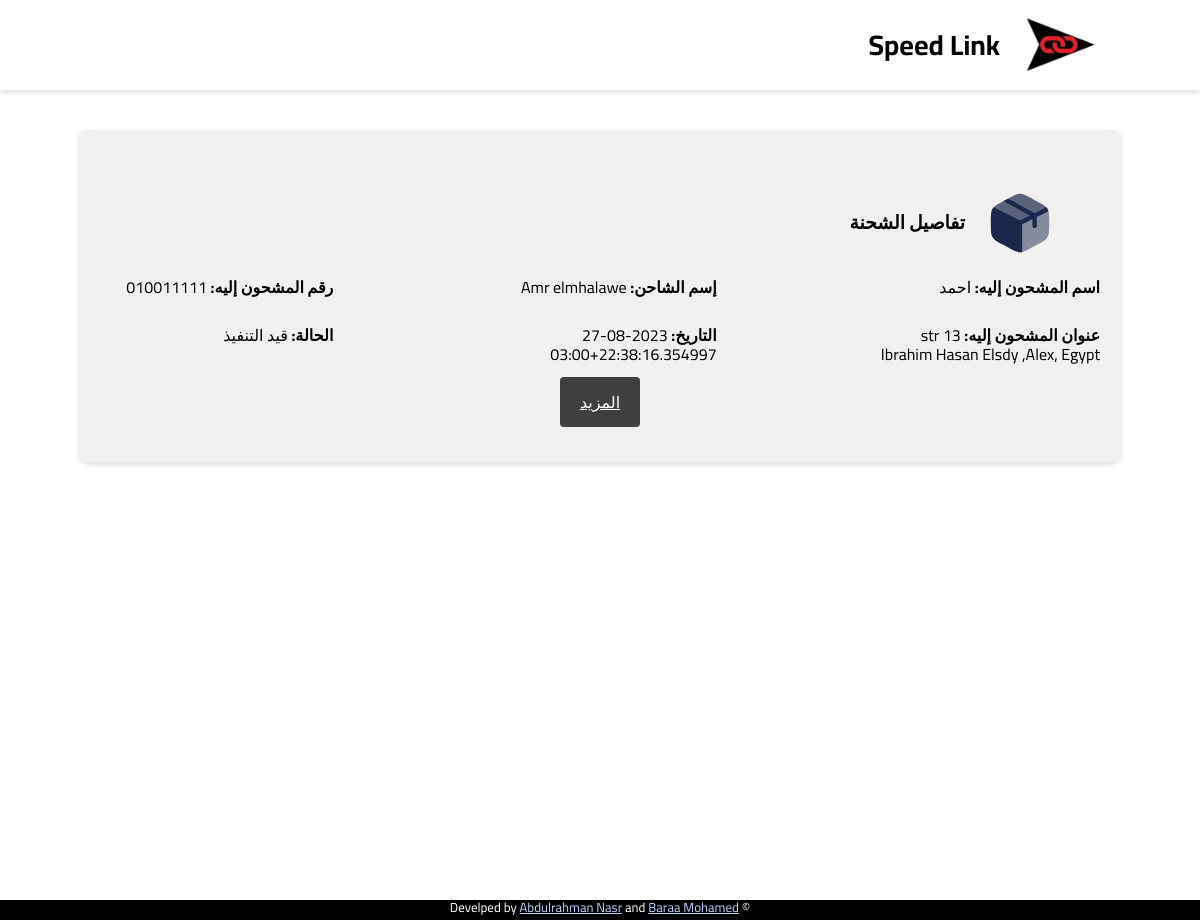
Screenshot of /viweshipping with the database file from the repository.
### app.py (models this page shows)
class Shipment(db.Model):
    id = db.Column(db.Integer, primary_key=True)
    barcode = db.Column(db.String(15))
    shipper_username = db.Column(db.Integer)
    status = db.Column(db.String(50))
    delivery_id = db.Column(db.Integer)
    shipper_name = db.Column(db.String(100))
    shipper_phone_1 = db.Column(db.String(11))
    shipper_phone_2 = db.Column(db.String(11))
    shipper_address = db.Column(db.String(200))
    shipper_city = db.Column(db.String(100))
    shipper_wallet_code = db.Column(db.String(15))
    shipper_note = db.Column(db.Text)
    recipient_name = db.Column(db.String(100))
    recipient_phone_1 = db.Column(db.String(15))
    recipient_phone_2 = db.Column(db.String(15))
    recipient_address = db.Column(db.String(200))
    recipient_city = db.Column(db.String(100))
    recipient_note = db.Column(db.Text)
    pprice = db.Column(db.Integer)
    dprice = db.Column(db.Integer)
    tprice = db.Column(db.Integer)
    shipment_status = db.Column(db.String(100))
    date = db.Column(db.String(23))
    accepted = db.Column(db.Boolean)
    delivery_date = db.Column(db.String(20))
    aws_code = db.Column(db.String(25))
    how = db.Column(db.String(25))

### app.py (the view)
@app.route('/viweshipping')
def viweshipping():
    s = Shipment.query.filter_by(status='New Add').all()
    return render_template('allshipments.html',allS=s)

### templates/allshipments.html (shortened to what this page needs)
<!DOCTYPE html>
<html lang="en">
<head>
    <link rel="stylesheet" href="{{ url_for('static',filename='css/style.css')}}" />
    <link rel="stylesheet" href="https://cdnjs.cloudflare.com/ajax/libs/normalize/8.0.1/normalize.min.css"
    />
</head>
<body dir="rtl">
    <header class="header">
        <div class="logo">
            <img src="{{ url_for('static',filename='images/logo.jpg')}}" alt="Speed Link Logo" />
            <h1 class="name">Speed Link</h1>
        </div>
    </header>
    <div class="container">
        <div class="grid-container">
            {% for item in allS%}
            <div class="card">
                <br />
                <div class="card-header">
                    <img src="{{ url_for('static',filename='images/box.svg')}}" alt="Image 1" />
                    <h3>تفاصيل الشحنة</h3>
                </div>
                <div class="card-content">
                    <p>
                        <strong>اسم المشحون إليه:</strong> {{ item.recipient_name }}
                    </p>
                    <p>
                        <strong>إسم الشاحن:</strong> {{ item.shipper_name }}
                    </p>
                    <p>
                        <strong>رقم المشحون إليه:</strong> {{ item.recipient_phone_1 }}
                    </p>
                    <p>
                        <strong>عنوان المشحون إليه:</strong> {{ item.recipient_address }}
                    </p>
                    <p>
                        <strong>التاريخ:</strong> {{ item.date }}
                    </p>
                    <p>
                        <strong>الحالة:</strong> قيد التنفيذ
                    </p>
                </div>
                <div class="card-footer">
                    <a href="/track/{{ item.barcode }}" class="btn">المزيد</a>
                </div>
            </div>
            {% endfor %}
        </div>
    </div>
    <center>
        <footer class="footer">
            <p>
                &copy; Develped by
                <a href="#">Abdulrahman Nasr</a> and
                <a href="#">Baraa Mohamed</a>
            </p>
        </footer>
    </center>
</body>
</html>

### static/css/style.css (style rules this page uses)
* { margin: 0; padding: 0; box-sizing: border-box; }
body { font-family: 'Cairo', sans-serif; background: rgb(189, 208, 251); }
.header { padding: 10px 80px; display: flex; align-items: center; justify-content: space-between; box-shadow: 0 2px 6px rgba(0, 0, 0, 0.15); }
.logo img { width: 80px; }
.header { background-color: #fff; }
.header-content, .logo { text-align: center; display: flex; align-items: center; justify-content: space-between; gap: 20px; margin: 0 20px; }
.name { font-size: 28px; font-weight: bold; }
.footer { position: fixed; bottom: 0; width: 100%; height: 20px; background: #000; }
.footer a { color: #bdd0fb; }
.footer p { font-size: 13px; color: #fff; }

### templates/allshipments.html (style rules this page uses)
body { margin: 0; padding: 0; }
center { padding: 30px 0 0; }
.container { min-height: 100vh; }
.grid-container { display: grid; grid-template-columns: repeat(2, minmax(200px, 400px)); gap: 20px; padding: 40px 80px; justify-content: center; align-content: center; width: 100%; }
.card { display: flex; flex-direction: column; align-items: center; background-color: #f0f0f0; border-radius: 8px; box-shadow: 0 2px 6px rgba(0, 0, 0, 0.15); padding: 20px; min-height: 250px; }
.btn { margin-top: 15px; padding: 10px 20px; background-color: #403f3f; color: #fff; border: none; border-radius: 4px; cursor: pointer; }
.grid-container { display: flex; flex-direction: column; gap: 20px; padding: 40px 80px; justify-content: center; align-content: center; width: 100%; }
.card { display: flex; flex-direction: column; align-items: center; background-color: #f0f0f0; border-radius: 8px; box-shadow: 0 2px 6px rgba(0, 0, 0, 0.15); padding: 20px 20px 50px 20px; min-height: 250px; }
.card-header { display: flex; align-items: center; justify-content: flex-start; width: 95%; padding: 20px; gap: 20px; }
.card img { width: 70px; flex: 0; }
.card-content { display: grid; grid-template-columns: 1fr 1fr 1fr; gap: 30px 150px; margin-bottom: 30px; }
body { background-color: #fff; }

### rows the page displays
Shipment: recipient_name "احمد", shipper_name "Amr elmhalawe", recipient_phone_1 "010011111", recipient_address "13 str Ibrahim Hasan Elsdy ,Alex, Egypt", date "2023-08-27 22:38:16.354997+03:00"
